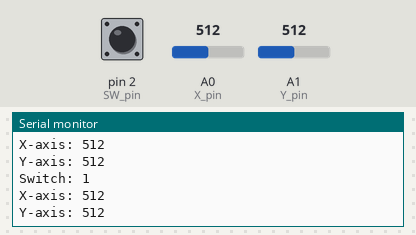
Bench run of a sketch on a simulated Arduino Uno, built with avr-gcc and run on an emulated ATmega328P. Parts: the last lines printed to the serial monitor. The inputs (shaded band) are chosen by the test bench; at power-on: A0 (X_pin) = 512, A1 (Y_pin) = 512, pin 2 (SW_pin) HIGH.

Above: at 1.2 s.
1.3 s: A0 (X_pin) set to 716
At 2.12 s:
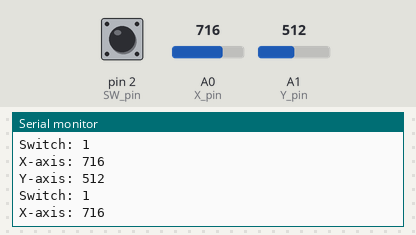
2.8 s: A1 (Y_pin) set to 716
At 3.33 s:
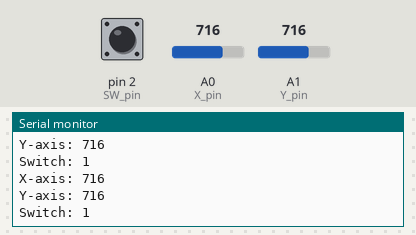
4.3 s: pin 2 (SW_pin) pulled LOW for 0.15 s
5.9 s: A0 (X_pin) set to 0
At 5.96 s:
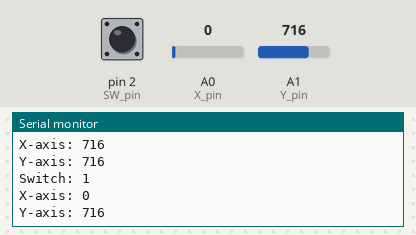
8.9 s: A1 (Y_pin) set to 900
At 8.98 s:
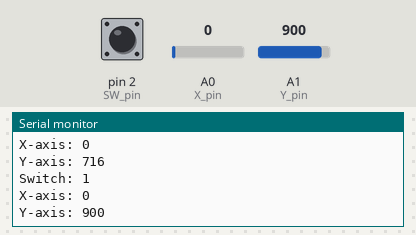
Timing chart, 0 to 11.4 s (numbered marks = the images above; inputs shaded):
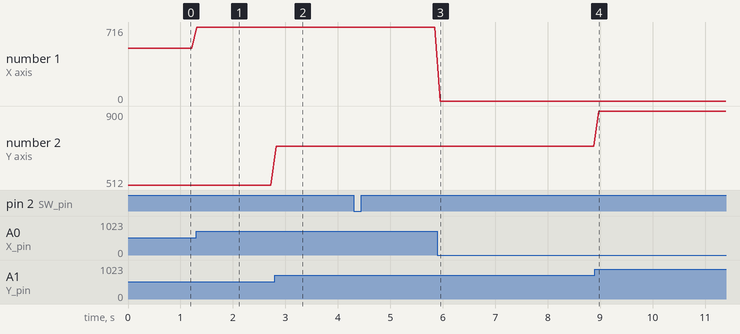

Measured:
- after the input at 1.3 s, the serial monitor: prints a new line at once (image 1)
- after the input at 2.8 s, the serial monitor: prints a new line at once (image 2)
- after the input at 5.9 s, the serial monitor: prints a new line after 0.05 s (image 3)
- after the input at 8.9 s, the serial monitor: prints a new line after 0.08 s (image 4)
- plotted number 1: 512 → 716 after the input at 1.3 s
- plotted number 2: 716 → 900 after the input at 8.9 s

The sketch:

joystic_check.ino
```cpp
const int SW_pin = 2;
const int X_pin = 0;
const int Y_pin = 1;

void setup() {
  pinMode(SW_pin, INPUT);
  digitalWrite(SW_pin, HIGH);
  Serial.begin(115200);
}

void loop() {
  Serial.print("Switch: ");
  Serial.print(digitalRead(SW_pin));
  Serial.print("\n");
  Serial.print("X-axis: ");
  Serial.print(analogRead(X_pin));
  Serial.print("\n");
  Serial.print("Y-axis: ");
  Serial.print(analogRead(Y_pin));
  Serial.print("\n");
  delay(100);
}
```
